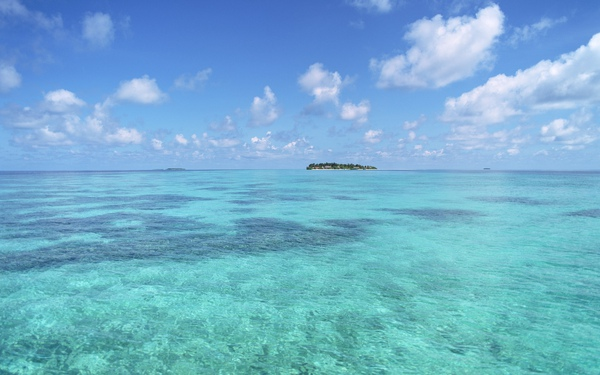
#> input picture wallpaper.jpg, 600 x 375 px
$ python shape_recognition.py
#> lines starting #> are read from the running program, lines starting #| are printed output that depends on the picture
# pip install gTTS
#
import os
import cv2
import pandas as pd
from gtts import gTTS

img = cv2.imread('wallpaper.jpg')
#> img is the input picture: shape (375, 600, 3); mean B, G, R 205.3, 175, 113.5
height, width, channel = img.shape
#> height = 375; width = 600; channel = 3

screen_width =1920
screen_height=1080
if (width!=screen_width and height!=screen_height):
	img=cv2.resize(img, (screen_width, screen_height), interpolation = cv2.INTER_CUBIC)
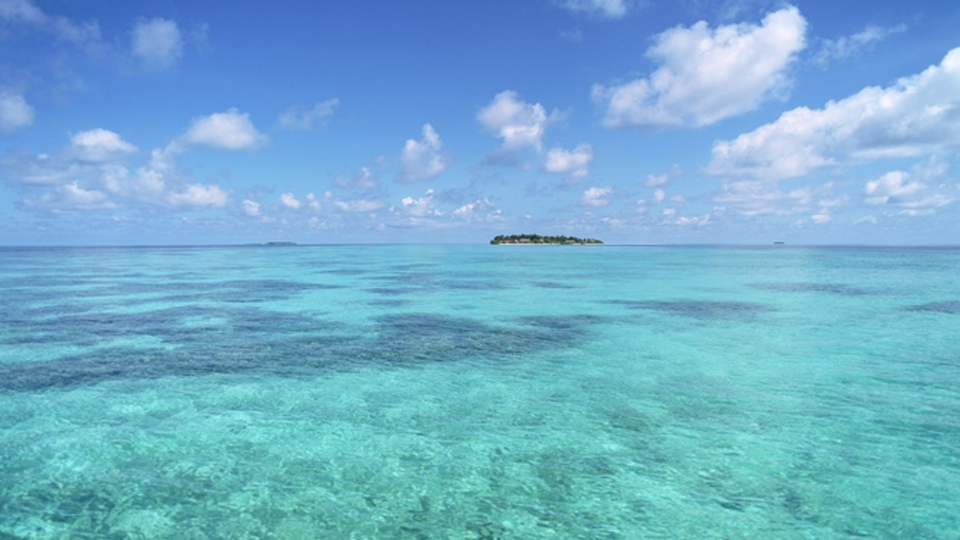
#> img: shape (1080, 1920, 3) (shown at 1/2 size); mean B, G, R 205.3, 175, 113.5

# Put Text
#text = "Wallpaer: Width= "+str(width)+" Height= "+str(height)
text = "Next: press Space / Enter"
x = 660  #int(screen_width/4)
y = 1000   #int(screen_height/4)
cv2.putText(img, text, (x, y), cv2.FONT_HERSHEY_COMPLEX, 1, (0,0,255),2)

text = "Left: press L"
x = 508
y = 380
cv2.putText(img, text, (x, y), cv2.FONT_HERSHEY_COMPLEX, 1, (0,0,255),2)

text = "Right: press R"
x = 1108
y = 380
cv2.putText(img, text, (x, y), cv2.FONT_HERSHEY_COMPLEX, 1, (0,0,255),2)

# Draw Box
L_top, L_bottom, L_left, L_right = 420, 644,  508,  732 # 224x224
R_top, R_bottom, R_left, R_right = 420, 644, 1108, 1332 # 224x224
cv2.rectangle(img, (L_left, L_top), (L_right, L_bottom), (255,0,0), 2)
cv2.rectangle(img, (R_left, R_top), (R_right, R_bottom), (255,0,0), 2)
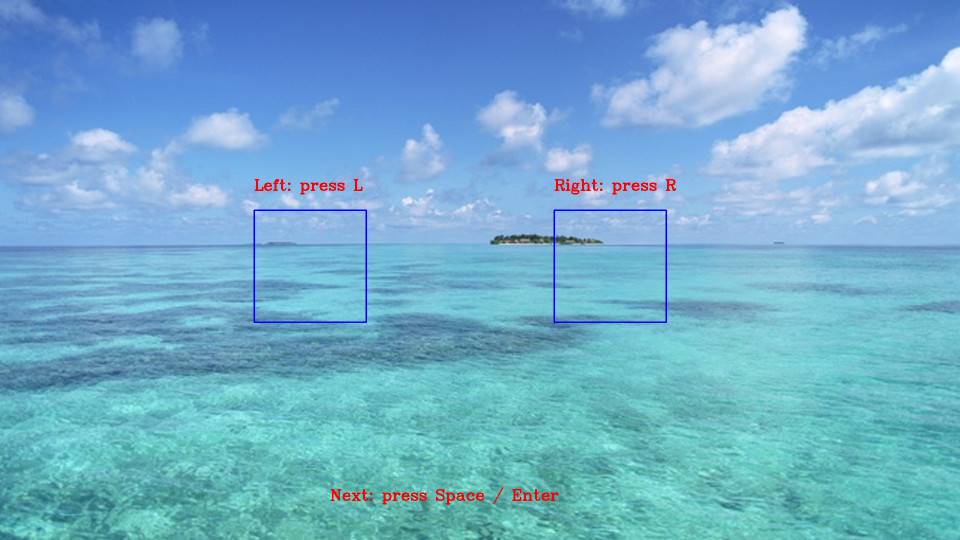
#> img: shape (1080, 1920, 3) (shown at 1/2 size); mean B, G, R 204.7, 173.9, 113.7

cv2.namedWindow('fullscreen', cv2.WND_PROP_FULLSCREEN)
cv2.setWindowProperty('fullscreen', cv2.WND_PROP_FULLSCREEN, cv2.WINDOW_FULLSCREEN)
cv2.imshow('fullscreen', img)

# Loop
ans = []
df = pd.read_csv('shape.csv', header=None)
#> (reads shape.csv from the repository)

for i in range(len(df)):
	next = False
    # get text & filenames from dataframe
	text= df[0].iloc[i]
	L_filename= df[1].iloc[i]
	R_filename= df[2].iloc[i]

	# read left image and put into box
	L_img = cv2.imread(L_filename)
#> (the run stopped early here; a loop or call above may not have finished)
